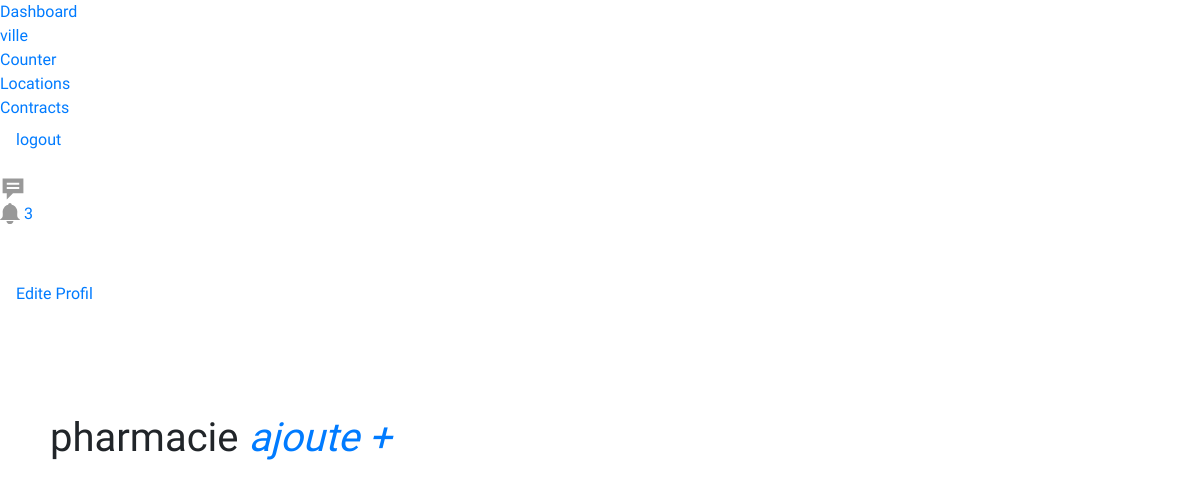
/admin/phara.php?id=19, run on an earlier commit of the app's database.
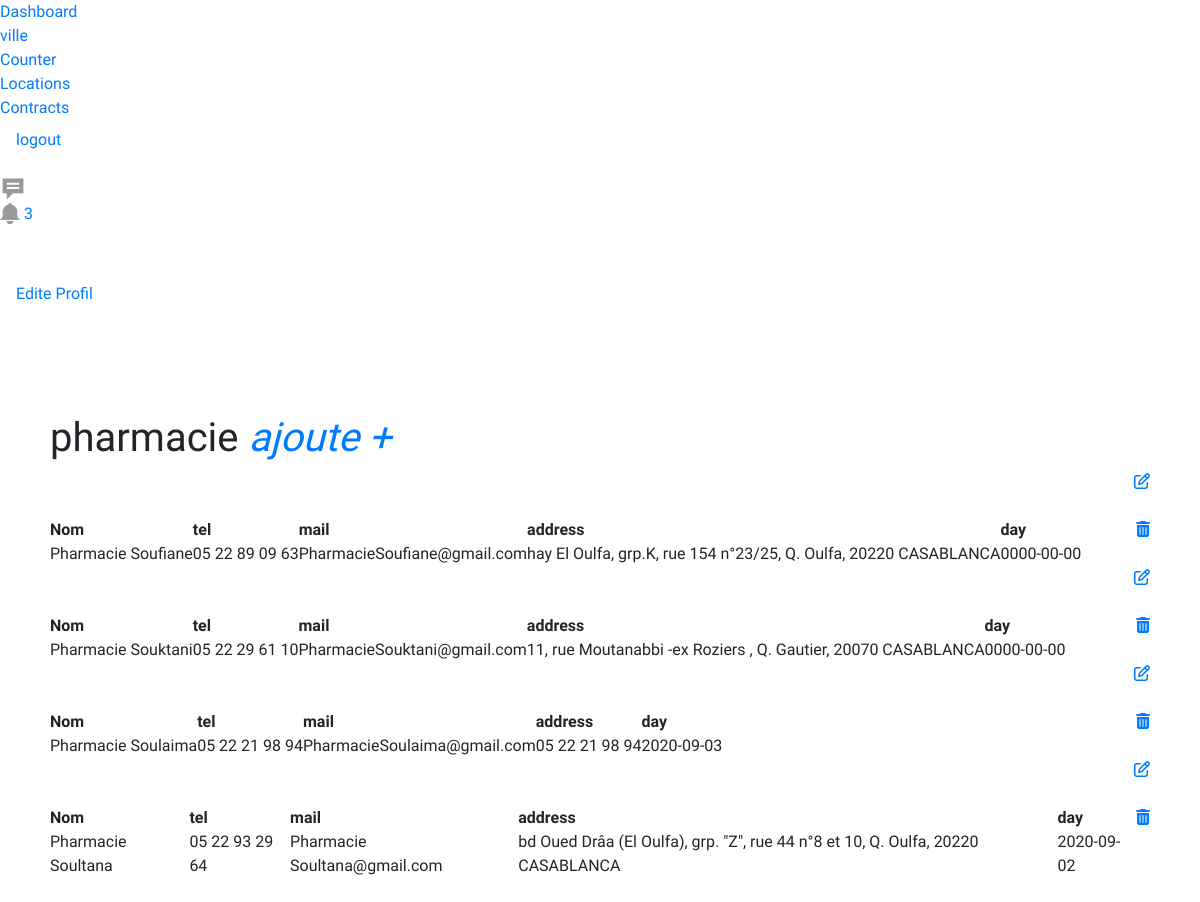
And on a later commit of the database.
### tables this page shows
CREATE TABLE `phara` (
  `phara_id` int(11) NOT NULL,
  `name` text NOT NULL,
  `day` date NOT NULL,
  `ville_id` int(11) NOT NULL,
  `tel` varchar(255) NOT NULL,
  `mail` varchar(255) NOT NULL,
  `addrsse` varchar(255) NOT NULL
);

### admin/phara.php (the view, shortened to what this page needs)
<?php
$hostname = "localhost";
$username = "root";
$password = "";
$dbname = "zentao";
$conn = mysqli_connect($hostname, $username, $password, $dbname);
$id = $_GET['id'];
?>
<!DOCTYPE html>
<html lang="en">
  <head>
    <link rel="stylesheet" href="css/stylee.css">
    <link rel="stylesheet" href="css/body.css">
    <link rel="stylesheet" href="css/responsive.css">
    <link rel="stylesheet" href="css/boarde.css">
    <link rel="stylesheet" href="https://stackpath.bootstrapcdn.com/bootstrap/4.5.0/css/bootstrap.min.css">
    <link rel="stylesheet" href="https://use.fontawesome.com/releases/v5.13.0/css/all.css">
  </head>
  <body style="font-family: 'Poppins';">
<link href='css/css.sass' rel='stylesheet' type='text/css'>
<div class="app-container">
  <nav class="nav">
    <ul class="nav__list">
      <li class="nav__list-item">
        <a href="#" class="nav__item-link">Dashboard </a>
      </li>
      <li class="nav__list-item">
        <a href="ville.php" class="nav__item-link">ville</a>
      </li>
      <li class="nav__list-item">
        <a href="#" class="nav__item-link">Counter</a>
      </li>
      <li class="nav__list-item">
        <a href="#" class="nav__item-link">Locations</a>
      </li>
      <li class="nav__list-item">
        <a href="#" class="nav__item-link">Contracts</a>
      </li>
      <li class="nav__list-item">
      <li class="nav-item"><a class="nav-link" href="logout.php">logout</a></li>
      </li>
    </ul>
  </nav>
  <div class="app-view">
    <nav class="utility-bar">
      <div class="utility-bar__inner">
        <ul class="utility-bar__list">
          <li class="utility-bar__list-item">
            <a href="#" class="utility-bar__item-link">
              <svg xmlns="http://www.w3.org/2000/svg" xmlns:xlink="http://www.w3.org/1999/xlink" version="1.2" baseProfile="tiny" x="0px" y="0px" viewBox="0 0 100 100" width="26px" xml:space="preserve"><path fill="#999" d="M10,66h16v24l24-24h40V10H10V66z M26,26h48v8H26V26z M26,42h48v8H26V42z"/></svg>
            </a>
          </li>
          <li class="utility-bar__list-item">
            <a href="#" class="utility-bar__item-link">
              <span class="utility-bar__indicator">3</span>
            </a>
          </li>
        </ul>
        <a href="#" class="utility-bar__account">
          <li class="nav-item"><a class="nav-link" href="../Profil.php">Edite Profil</a></li>
        </a>
      </div>
    </nav>
    <section style="margin :50px ">
      <h2 style="margin-top:1%;text-align:center;"> <br> </h2>
      <div class="todolist" style="margin-top:1%;">
        <div class="column">
          <h1 class="title">pharmacie
            <a href='<?php echo "form_phara.php?id=".$id ?>'><i> ajoute +</i></a>
          </h1>
          <?php
            $posts = "SELECT * FROM phara WHERE ville_id = $id";
            $all_posts = mysqli_query($conn, $posts);
            while ($row = mysqli_fetch_array($all_posts)) {
              echo "
              <div class='item'>
              <table>
                  <thead>
                    <tr>
                      <th>Nom</th>
                      <th>tel</th>
                      <th>mail</th>
                      <th>address</th>
                      <th>day</th>
                    </tr>
                  </thead>
                  <tr>
                  <td> ".$row['name']."</td>
                  <td> ".$row['tel']."</td>
                  <td> ".$row['mail']."</td>
                  <td> ".$row['addrsse']."</td>
                  <td> ".$row['day']."</td>
                  <a href='update_phara.php?id=".$row['phara_id'].'&t_id='.$row['ville_id']."' style='float:right'><i class='fa fa-edit'></i></a> <br> <br>
                  <a href='deletephara.php?id=".$row['phara_id']. '&t_id='.$row['ville_id']."' style='float:right'><i class='fa fa-trash'></i></a>
                </tr>
              </div>";
            }
          ?>
        </div>
      </div>
    </section>
  </body>
</html>

What changed in the data, as far as the page shows it:
added phara: name "Pharmacie Soufiane", tel "05 22 89 09 63", mail "PharmacieSoufiane@gmail.com", addrsse "hay El Oulfa, grp.K, rue 154 n°23/25, Q. Oulfa, 20220 CASABLANCA", day "0000-00-00"
added phara: name "Pharmacie Souktani", tel "05 22 29 61 10", mail "PharmacieSouktani@gmail.com", addrsse "11, rue Moutanabbi -ex Roziers , Q. Gautier, 20070 CASABLANCA", day "0000-00-00"
added phara: name "Pharmacie Soulaima", tel "05 22 21 98 94", mail "PharmacieSoulaima@gmail.com", addrsse "05 22 21 98 94", day "2020-09-03"
added phara: name "Pharmacie Soultana", tel "05 22 93 29 64", mail "Pharmacie Soultana@gmail.com", addrsse "bd Oued Drâa (El Oulfa), grp. \"Z\", rue 44 n°8 et 10, Q. Oulfa, 20220 CASABLANCA", day "2020-09-02"
